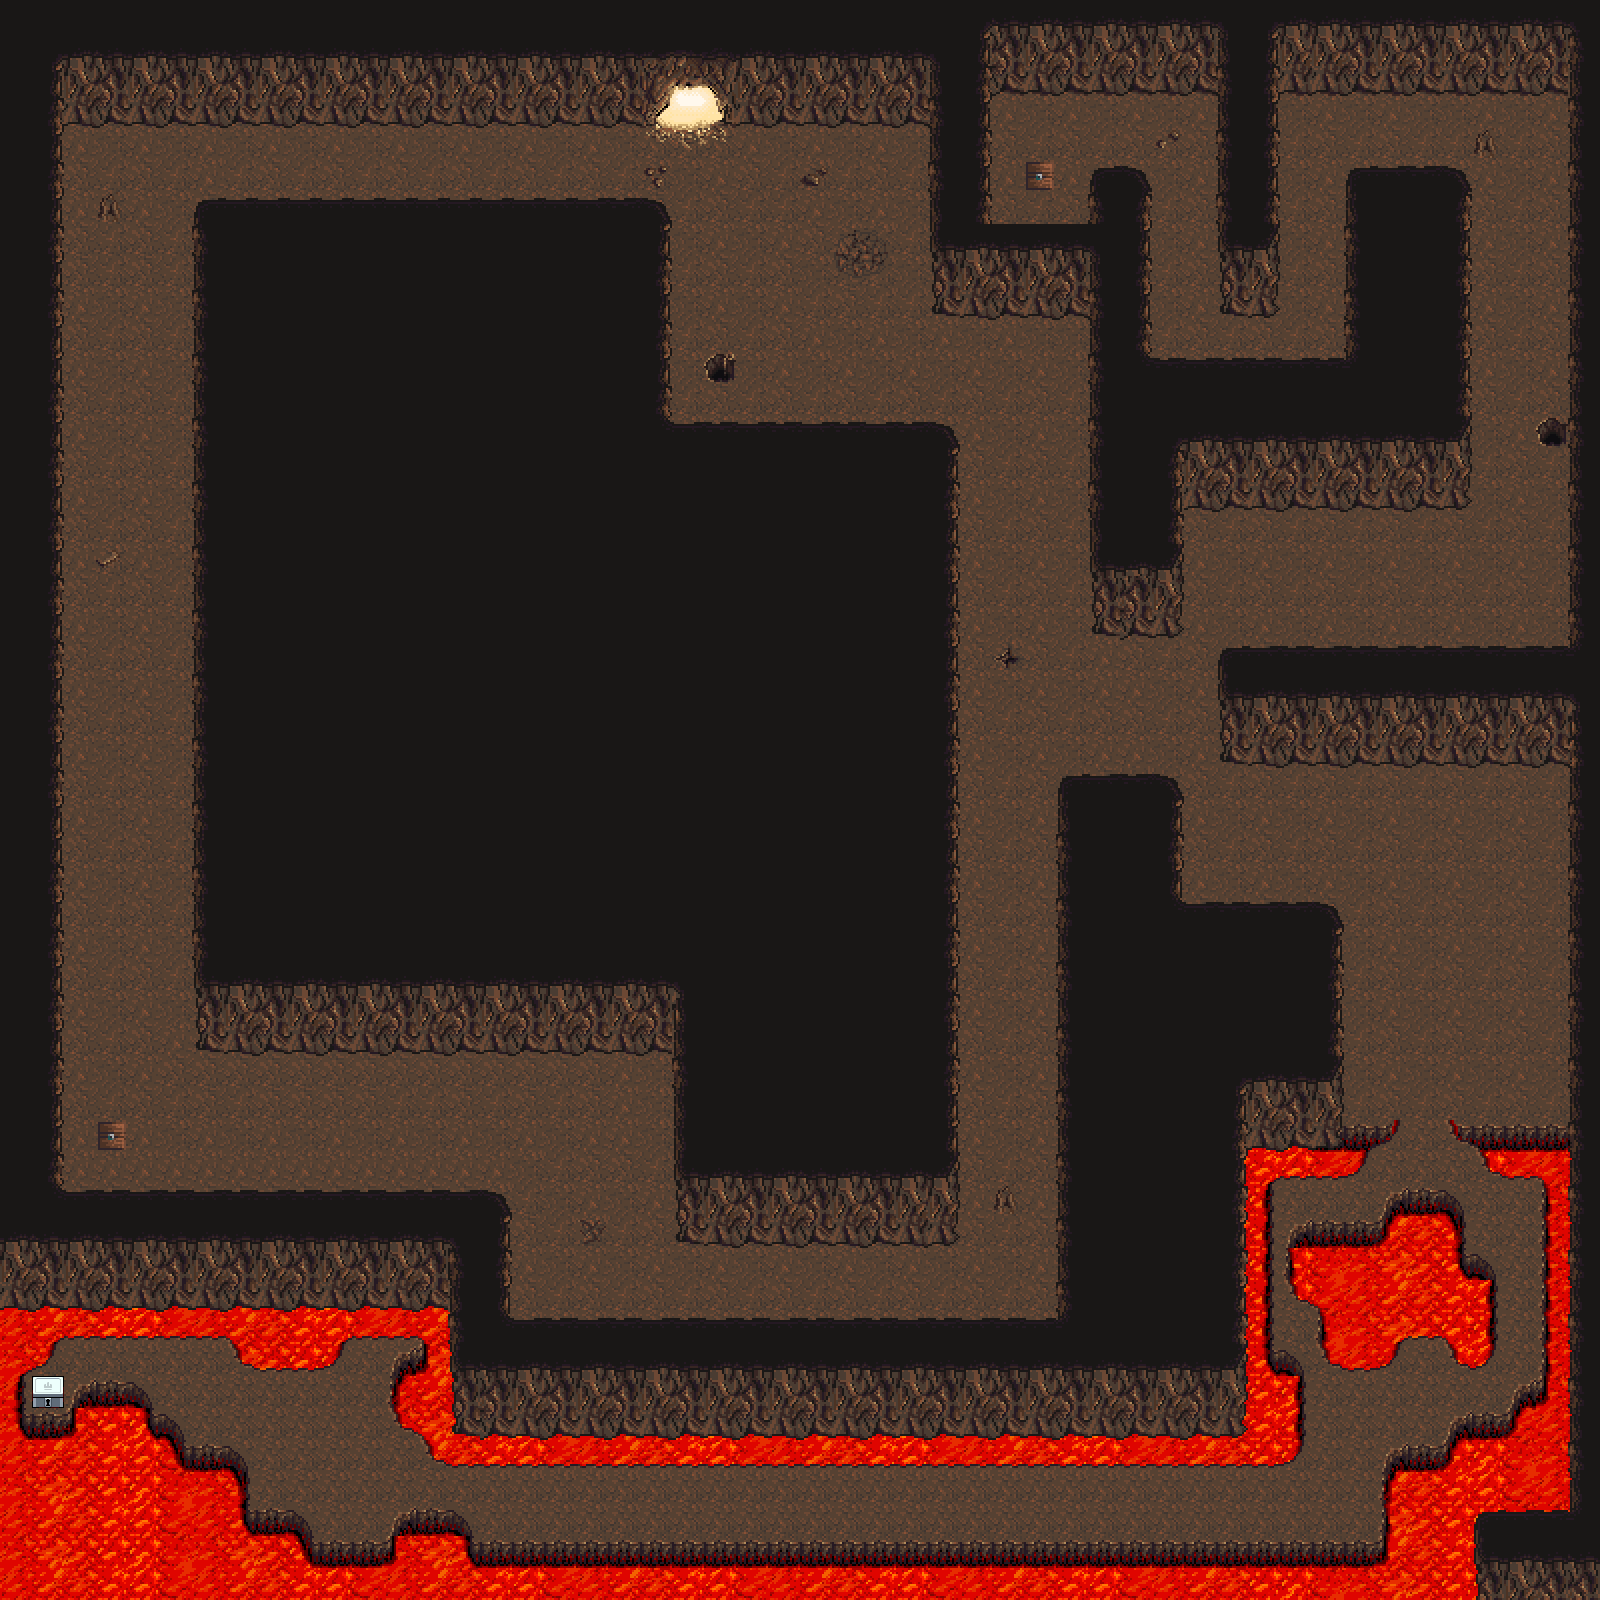

A level layout from a 2D game, rendered from its tile map. Below: a short description, then the map file with tile-grid data replaced by summaries:
An orthogonal 50x50 tile map with 32x32 px tiles, 5 tile layers (Background, Floor, Lava platforms, Walls, Entrance, ...), 2 tilesets and 15 objects.

<map version="1.0" orientation="orthogonal" renderorder="right-down" width="50" height="50" tilewidth="32" tileheight="32" nextobjectid="22">
 <tileset firstgid="1" name="Cave" tilewidth="32" tileheight="32" tilecount="512" columns="16">
  <image source="../Textures/cave.png" width="512" height="1024" />
 </tileset>
 <tileset firstgid="513" name="chests_32x32" tilewidth="32" tileheight="32" tilecount="15" columns="3">
  <image source="../Textures/chests_32x32.png" width="96" height="160" />
 </tileset>
 <layer name="Background" width="50" height="50">
  <data>[2500 cells, 2500 non-empty, 14 distinct tile ids]</data>
 </layer>
 <layer name="Floor" width="50" height="50">
  <data>[2500 cells, 1216 non-empty, 18 distinct tile ids]</data>
 </layer>
 <layer name="Lava platforms" width="50" height="50">
  <data>[2500 cells, 284 non-empty, 20 distinct tile ids]</data>
 </layer>
 <layer name="Walls, Entrance" width="50" height="50">
  <data>[2500 cells, 790 non-empty, 47 distinct tile ids]</data>
 </layer>
 <layer name="Items" width="50" height="50">
  <data>[2500 cells, 2 non-empty, 1 distinct tile ids]</data>
 </layer>
 <objectgroup name="collision">
  <object id="4" x="65" y="122">
   <polyline points="0,0 860,3 868,190 1019,195 1027,512 1122,512 1121,390 1137,386 1407,387 1409,63 1397,51 1391,45 1280,45 1278,229 1277,233 1100,234 1094,232 1090,230 1088,64 1084,56 1080,48 1073,47 1061,44 1043,42 1036,45 1025,52 1021,61 1023,95 1023,99 927,101 929,-23 934,-27 939,-29 1134,-30 1140,-30 1146,-27 1148,-21 1154,189 1154,192 1212,195 1217,188 1217,-20 1219,-28 1229,-27 1496,-26 1498,-15 1502,9 1502,519 1160,523 1151,533 1154,640 1156,643 1488,643 1496,644 1501,647 1503,1002 1392,1004 1386,1004 1389,1018 1403,1021 1419,1039 1426,1050 1439,1055 1453,1056 1472,1055 1477,1057 1479,1260 1469,1260 1464,1263 1456,1266 1453,1274 1449,1283 1446,1291 1438,1293 1429,1295 1418,1295 1410,1294 1402,1297 1394,1298 1393,1305 1383,1314 1377,1326 1364,1328 1355,1326 1344,1327 1334,1331 1323,1343 1321,1357 1317,1418 1311,1424 1300,1423 468,1423 407,1422 406,1413 406,1407 396,1397 385,1390 376,1389 353,1392 343,1393 334,1398 331,1406 326,1414 317,1420 301,1422 248,1421 243,1404 235,1396 226,1392 225,1389 205,1389 190,1390 182,1385 181,1371 180,1349 180,1339 170,1330 162,1326 147,1326 120,1328 117,1316 109,1303 97,1295 90,1294 84,1291 82,1283 79,1274 76,1267 67,1263 59,1262 49,1262 35,1265 29,1265 19,1267 10,1274 9,1284 -4,1292 -36,1295 -44,1292 -44,1274 -44,1262 -45,1255 -40,1246 -35,1245 -28,1243 -20,1239 -14,1231 -11,1224 -10,1216 1,1216 13,1215 163,1215 169,1222 178,1243 198,1247 262,1247 277,1234 286,1222 284,1218 307,1215 354,1216 359,1222 353,1228 341,1230 334,1234 328,1250 327,1283 331,1301 343,1309 353,1313 359,1321 364,1332 370,1339 376,1345 1219,1346 1230,1342 1239,1327 1242,1303 1242,1281 1241,1263 1240,1245 1230,1235 1221,1231 1209,1226 1210,1217 1209,1063 1217,1057 1235,1057 1293,1056 1300,1043 1305,1028 1326,1022 1334,1013 1338,1000 1332,995 1327,1002 1309,1003 1280,1003 1281,801 1276,793 1267,781 1255,779 1240,779 1124,779 1121,774 1118,674 1114,663 1106,655 1086,651 1060,651 1025,651 1003,652 993,654 990,687 995,1190 996,1195 446,1195 441,1174 446,1080 431,1071 399,1066 345,1068 4,1070 -1,1062 -5,1035 -65,1036 -64,1475 1533,1477 1533,-120 -64,-121 -65,-3 -1,-1" />
  </object>
  <object id="5" x="61" y="122">
   <polyline points="0,0 -2,1035 -61,1036 -60,-3 0,-1" />
  </object>
  <object id="6" x="191" y="200">
   <polyline points="0,0 6,848 14,853 32,853 65,856 472,856 478,856 485,1042 492,1041 510,1048 766,1047 770,1044 769,238 763,229 754,224 735,222 489,222 483,215 480,203 482,10 475,0 459,-3 -1,-1" />
  </object>
  <object id="7" x="1546" y="412">
   <polyline points="0,0 -9,11 -11,26 -6,32 9,36 17,32 22,14 16,1 5,1 0,-1" />
  </object>
  <object id="8" x="1007" y="644">
   <polyline points="0,0 -5,10 -13,14 -8,32 -3,25 12,14 6,9 1,1" />
  </object>
  <object id="9" x="713" y="351">
   <polyline points="0,0 -5,8 -9,23 -2,34 10,32 24,31 24,10 18,3 6,0 -2,-1" />
  </object>
  <object id="11" x="810" y="165">
   <polyline points="0,0 -10,8 -11,21 3,25 12,21 11,14 18,11 18,2 6,-1 1,-1" />
  </object>
  <object id="14" x="1027" y="160" width="30" height="31" />
  <object id="15" x="100" y="1121" width="28" height="29" />
  <object id="16" x="33" y="1376" width="31" height="33" />
  <object id="17" x="114" y="191">
   <polyline points="0,0 -14,7 -14,24 5,25 6,17 7,4 0,-2" />
  </object>
  <object id="18" x="1006" y="1182">
   <polyline points="0,0 -7,4 -12,23 -5,28 9,23 10,13 1,-1" />
  </object>
  <object id="19" x="648" y="162">
   <polyline points="0,0 -2,10 2,23 10,23 17,10 18,0 3,3 0,2" />
  </object>
  <object id="20" x="1479" y="129">
   <polyline points="0,0 -6,23 6,24 22,18 10,0 3,-2" />
  </object>
  <object id="21" x="1163" y="130">
   <polyline points="0,0 -6,13 4,16 18,6 16,-1 -3,-1" />
  </object>
 </objectgroup>
</map>
